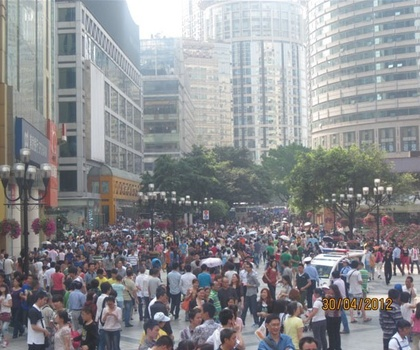
%> input picture 02_Test/data/22.jpg, 420 x 350 px, shrunk from 596 x 496 before the run
$ octave Dark_channel_prior.m   (GNU Octave 9; MATLAB toolbox functions it lacks are replaced by stand-ins)
%> lines starting %> are read from the running program, lines starting %| are printed output that depends on the picture; in (x1, y1, x2, y2) boxes, pixels count from 0 and x2, y2 are one past the last pixel; in counts of white or black regions, pixels touching at a corner belong together; the program's own positions count from 1
### 02_Test/guidedfilter.m
function q = guidedfilter(I, p, r, eps)
%   GUIDEDFILTER   O(1) time implementation of guided filter.
%
%   - guidance image: I (should be a gray-scale/single channel image)
%   - filtering input image: p (should be a gray-scale/single channel image)
%   - local window radius: r
%   - regularization parameter: eps
%%https://blog.csdn.net/wgx571859177/article/details/79725031
[hei, wid] = size(I);
N = boxfilter(ones(hei, wid), r); % the size of each local patch; N=(2r+1)^2 except for boundary pixels.

mean_I = boxfilter(I, r) ./ N;
mean_p = boxfilter(p, r) ./ N;
mean_Ip = boxfilter(I.*p, r) ./ N;
cov_Ip = mean_Ip - mean_I .* mean_p; % this is the covariance of (I, p) in each local patch.

mean_II = boxfilter(I.*I, r) ./ N;
var_I = mean_II - mean_I .* mean_I;


a = cov_Ip ./ (var_I + eps); % Eqn. (5) in the paper;
b = mean_p - a .* mean_I; % Eqn. (6) in the paper;

mean_a = boxfilter(a, r) ./ N;
mean_b = boxfilter(b, r) ./ N;

q = mean_a .* I + mean_b; % Eqn. (8) in the paper;
end

### 02_Test/boxfilter.m
function imDst = boxfilter(imSrc, r)

%   BOXFILTER   O(1) time box filtering using cumulative sum
%
%   - Definition imDst(x, y)=sum(sum(imSrc(x-r:x+r,y-r:y+r)));
%   - Running time independent of r;
%   - Equivalent to the function: colfilt(imSrc, [2*r+1, 2*r+1], 'sliding', @sum);
%   - But much faster.

[hei, wid] = size(imSrc);
imDst = zeros(size(imSrc));

%cumulative sum over Y axis
imCum = cumsum(imSrc, 1);
%difference over Y axis
imDst(1:r+1, :) = imCum(1+r:2*r+1, :);
imDst(r+2:hei-r, :) = imCum(2*r+2:hei, :) - imCum(1:hei-2*r-1, :);
imDst(hei-r+1:hei, :) = repmat(imCum(hei, :), [r, 1]) - imCum(hei-2*r:hei-r-1, :);

%cumulative sum over X axis
imCum = cumsum(imDst, 2);
%difference over Y axis
imDst(:, 1:r+1) = imCum(:, 1+r:2*r+1);
imDst(:, r+2:wid-r) = imCum(:, 2*r+2:wid) - imCum(:, 1:wid-2*r-1);
imDst(:, wid-r+1:wid) = repmat(imCum(:, wid), [1, r]) - imCum(:, wid-2*r:wid-r-1);
end

### 02_Test/guidedfilter_w.m
function q = guidedfilter(I, p, r, eps)
%   GUIDEDFILTER   O(1) time implementation of guided filter.
%
%   - guidance image: I (should be a gray-scale/single channel image)
%   - filtering input image: p (should be a gray-scale/single channel image)
%   - local window radius: r
%   - regularization parameter: eps
%%https://blog.csdn.net/wgx571859177/article/details/79725031
[hei, wid] = size(I);
N = boxfilter(ones(hei, wid), r); % the size of each local patch; N=(2r+1)^2 except for boundary pixels.

mean_I = boxfilter(I, r) ./ N;
mean_p = boxfilter(p, r) ./ N;
mean_Ip = boxfilter(I.*p, r) ./ N;
cov_Ip = mean_Ip - mean_I .* mean_p; % this is the covariance of (I, p) in each local patch.

mean_II = boxfilter(I.*I, r) ./ N;
var_I = mean_II - mean_I .* mean_I;

c = edge(I ,'canny');
c = c./255;
mean_c = boxfilter(c, r) ./ N;


a = cov_Ip ./ (var_I + eps./c); % Eqn. (5) in the paper;
b = mean_p - a .* mean_I; % Eqn. (6) in the paper;

mean_a = boxfilter(a, r) ./ N;
mean_b = boxfilter(b, r) ./ N;

q = mean_a .* I + mean_b; % Eqn. (8) in the paper;
end

### 02_Test/Dark_channel_prior.m
%clear workspace
clear;
clc;

%load test_picture （加载测试照片）
[fName pName]=uigetfile({'*.*'},'Open');
%> the answer given: data/22.jpg

if fName
        original_im=imread([pName fName]); %读入图片
%> original_im is the input picture: size 350x420x3 uint8; mean R, G, B 140.2, 141.2, 144.3
    end
    %formatting im to float  （格式化图片）

    original_im = double(original_im);
%> original_im: size 350x420x3 double
    % separate different channels - RGB（分开不同的通道 -  RGB）
R_channel = original_im(:, :, 1);
G_channel = original_im(:, :, 2);
B_channel = original_im(:, :, 3);

%create original_dark_channel image with same size（创建大小相同的original_dark_channel图像）
[row, column] = size(R_channel);  % row表示行数，column表示列数
%> row = 350; column = 420
dark_channel_image = zeros(row,column);  %zeros生成一个零矩阵

%% 求出RGB通道中像素点最低的通道
%extract the minimum value of each point in RGB for dark_channel_image （为dark_channel_image提取RGB中每个点的最小值）
for i=1:row
    for j=1:column
        local_pixels =[R_channel(i,j), G_channel(i,j), B_channel(i,j)];
        dark_channel_image(i,j) = min(local_pixels );
    end
end

%image erode, minimum filtering（图像腐蚀，最小过滤）
kernel = ones(30);  %ones(N) - 生成N行N列且所有元素均为1的矩阵 （kernel 核心）
final_im = imerode(dark_channel_image, kernel); %dark_channel_image暗通道图像（待处理的图像），kernel：30*30的全1矩阵（结构元素）
%最小值滤波
%final_im = ordfilt2(dark_channel_image,1,kernel);

%腐蚀的原理：https://blog.csdn.net/yarina/article/details/51354278
%二值图像前景物体为1，背景为0.假设原图像中有一个前景物体，那么我们用一个结构元素去腐蚀原图的过程是这样的：遍历原图像的每一个像素，
%然后用结构元素的中心点对准当前正在遍历的这个像素，然后取当前结构元素所覆盖下的原图对应区域内的所有像素的最小值，用这个最小值替换当前像素值。
%由于二值图像最小值就是0，所以就是用0替换，即变成了黑色背景。从而也可以看出，如果当前结构元素覆盖下，全部都是背景，那么就不会对原图做出改动，
%因为都是0.如果全部都是前景像素，也不会对原图做出改动，因为都是1.只有结构元素位于前景物体边缘的时候，它覆盖的区域内才会出现0和1两种不同的像
%素值，这个时候把当前像素替换成0就有变化了。因此腐蚀看起来的效果就是让前景物体缩小了一圈一样。对于前景物体中一些细小的连接处，如果结构元素大
%小相等，这些连接处就会被断开。


%transform dark_channel_imaege into Picture Format（将dark_channel_imaege转换为图片格式）
final_im = uint8(final_im);    %final_im是暗通道图像
%> final_im: size 350x420 uint8
figure;set(gcf,'Position',get(0,'ScreenSize'));
%subplot(2,2,1), imshow(final_im);
%title("Dark Channel Prior");
%% 以上是求图像的暗通道的图像

%definne the size of filter_window（定义滤波器窗口的大小）
wid_x = 2;
wid_y = 2;

%augment image by pixels(value=128)（按像素增加图像）
augmented_im = ones(row+2*wid_x, column+2*wid_y, 3) * 128;
augmented_im(wid_x+1:row+wid_x, wid_y+1:column+wid_y, :) = original_im;
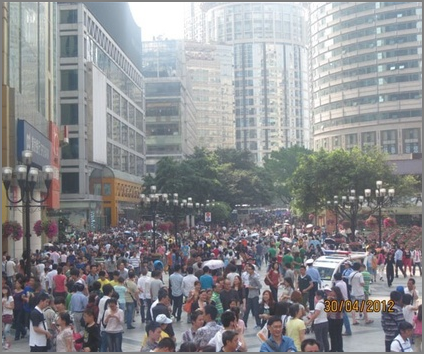
%> augmented_im: size 354x424x3 double; mean R, G, B 140, 140.9, 144

%find the value of Atmospheric light, which is the mean of top 0.1% value（找到大气光的值，这是最高0.1％值的平均值）
%in dark_channel_prior（求A）
%% 大气光A为暗通道中最亮的0.1%
%v_ac = reshape(dark_channel_image,1,column*row);
v_ac = reshape( double(final_im),1,column*row);
v_ac = sort(v_ac, 'descend');  %descend降序排，dim升序排
Ac = mean(v_ac(1:uint8(0.001*column*row)));
%> Ac = 253.1
%%
%define and calculate minimum_matrix （定义并计算最小矩阵）
minimum = zeros(row+2*wid_x, column+2*wid_y);
for i= wid_x+1 : row+wid_x
    for j=wid_y+1: column+wid_y
        %extract local_window（提取local_window）
        local_window = augmented_im(i-wid_x:i+wid_x, j-wid_y:j+wid_y, :);
        %separate RGB channels（单独的RGB通道）
        local_r = local_window(:, :, 1);
        local_g = local_window(:, :, 2);
        local_b = local_window(:, :, 3);

        %normalize this current pixel in 3 channels（将此当前像素标准化为3个通道）
        channel_values = [ R_channel(i-wid_x,j-wid_y) / Ac, G_channel(i-wid_x,j-wid_y) / Ac, B_channel(i-wid_x,j-wid_y) / Ac ];
        %find the min values in 3 channels（找到3个通道中的最小值）
        minimum(i,j) = min(channel_values);
    end
end
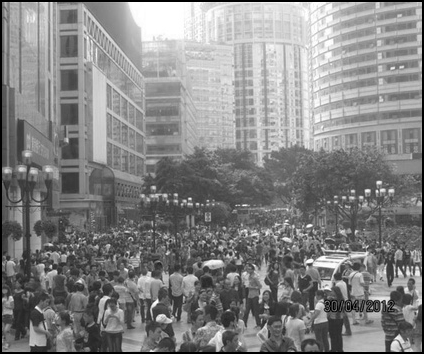
%> minimum: size 354x424 double; min 0, max 1.01, mean 0.522; drawn with min black and max white

%recover the augmented marix to previous size（将增强矩阵恢复到先前的大小）
%original_minimum = ones(row,column);
original_minimum = minimum(wid_x+1:wid_x+row, wid_y+1:wid_y+column);

%assign the local minimum for each point(Image Erode) （为每个点指定局部最小值（Image Erode））
kernel_erode = ones(2*wid_x+1,2*wid_y+1);
min_minimum = imerode(original_minimum, kernel_erode);

%define w as a parameter for adjustment （将w定义为调整参数）
w=0.95;
%define and calculate transmittance matrix （定义和计算透射率矩阵）
pre_t = ones(row,column);
true_t = pre_t - w*min_minimum;  %恢复矩阵
%滤波
r = 50;
eps = 10^(-6);
%true_t = weightedguidedfilter(dark_channel_image,true_t,r,eps);
true_t = guidedfilter(dark_channel_image,true_t,r,eps);
%> in boxfilter, `imDst(:, wid-r+1:wid) = repmat(imCum(:, wid), [1, r]) - imCum(:, wid-2..`: imDst: size 350x420 double; min 2601, max 10201, mean 8896.2
%> in boxfilter (call 2), `imDst(hei-r+1:hei, :) = repmat(imCum(hei, :), [r, 1]) - imCum(hei-2*r:..`: imDst: size 350x420 double; min 2307, max 24031, mean 12510.5
%> in boxfilter (call 2), `imDst(:, 1:r+1) = imCum(:, 1+r:2*r+1);`: imDst: size 350x420 double; min 2307, max 1562374, mean 110234
%> in boxfilter (call 2), `imDst(:, wid-r+1:wid) = repmat(imCum(:, wid), [1, r]) - imCum(:, wid-2..`: imDst: size 350x420 double; min 246560, max 2145117, mean 1194517.2
%> in boxfilter (call 3), `imDst(hei-r+1:hei, :) = repmat(imCum(hei, :), [r, 1]) - imCum(hei-2*r:..`: imDst: size 350x420 double; min 4.89, max 85.02, mean 56.2
%> in boxfilter (call 3), `imDst(:, 1:r+1) = imCum(:, 1+r:2*r+1);`: imDst: size 350x420 double; min 4.89, max 7945.8, mean 626.7
%> in boxfilter (call 3), `imDst(:, wid-r+1:wid) = repmat(imCum(:, wid), [1, r]) - imCum(:, wid-2..`: imDst: size 350x420 double; min 898.7, max 7946.9, mean 5313.5
%> call 4 of boxfilter, with r = 50
%> in boxfilter (call 4), `imDst(hei-r+1:hei, :) = repmat(imCum(hei, :), [r, 1]) - imCum(hei-2*r:..`:
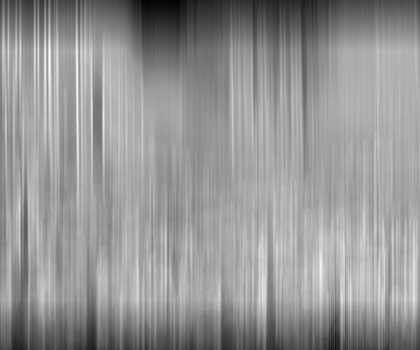
%> imDst: size 350x420 double; min 1142.7, max 10760.8, mean 6749.3; drawn with min black and max white
%> in boxfilter (call 4), `imDst(:, 1:r+1) = imCum(:, 1+r:2*r+1);`:
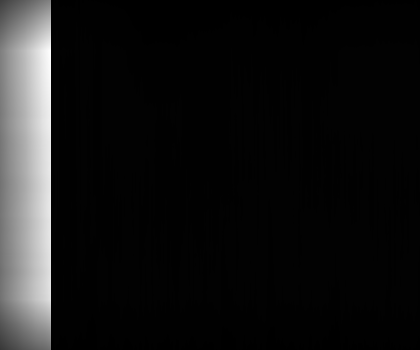
%> imDst: size 350x420 double; 12.14% of pixels changed, all inside (x1, y1, x2, y2) = (0, 0, 51, 350); drawn with min black and max white
%> in boxfilter (call 4), `imDst(:, wid-r+1:wid) = repmat(imCum(:, wid), [1, r]) - imCum(:, wid-2..`:
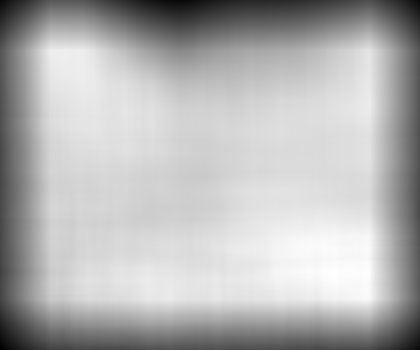
%> imDst: size 350x420 double; min 176586.7, max 833634.7, mean 639735.6; drawn with min black and max white
%> in guidedfilter, `cov_Ip = mean_Ip - mean_I .* mean_p;`:
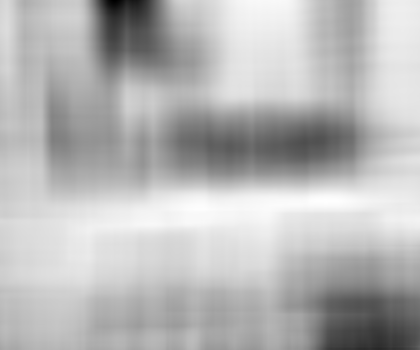
%> cov_Ip: size 350x420 double; min -9.17, max -0.332, mean -2.81; drawn with min black and max white
%> call 5 of boxfilter, with r = 50
%> in boxfilter (call 5), `imCum = cumsum(imSrc, 1);`:
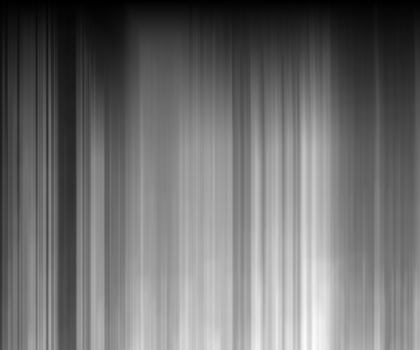
%> imCum: size 350x420 double; min 10404, max 10612347, mean 4586936.6; drawn with min black and max white
true_w = guidedfilter_w(dark_channel_image,true_t,r,eps);
%subplot(2,2,2), imshow(uint8(true_t*255));  %true_t透射图
%subplot(2,2,3), imshow(uint8(true_t*255));  %true_t透射图
%title("Transmittance map");

%set up a threshold for light transmittance（设置透光率阈值）
K=55;
t0=0.1;
p=0.5;
for i=1:row
    for j=1:column
       true_t_1(i,j) = max(t0, true_t(i,j));
       true_t_2(i,j) = min((max(K /abs(original_im(i,j) - Ac),1))* max(t0, true_t(i,j)),1);
       true_t_3(i,j) = min((max(1+log10(K /abs(original_im(i,j) - Ac)),1))* max(t0, true_t(i,j)),1);
       true_t_4(i,j) = min((max((1+log10(K /abs(original_im(i,j) - Ac)))^p,1))* max(t0, true_w(i,j)),1);
       true_t_5(i,j) = min((max((1+log10(K /abs(original_im(i,j) - Ac)))^p,1))* max(t0, true_t(i,j)),1);
    end
end

%recover the final image by haze function（通过雾霾功能恢复最终图像）
final_image_1 = (original_im - Ac) ./ true_t_1 +Ac;
final_image_1 = uint8(final_image_1);

final_image_2 = (original_im - Ac) ./ true_t_2 +Ac;
final_image_2 = uint8(final_image_2);

final_image_3 = (original_im - Ac) ./ true_t_3 +Ac;
final_image_3 = uint8(final_image_3);

final_image_4 = (original_im - Ac) ./ true_t_4 +Ac;
final_image_4 = uint8(final_image_4);

final_image_5 = (original_im - Ac) ./ true_t_5 +Ac;
final_image_5 = uint8(final_image_5);

%show the result（显示结果）
%figure;set(gcf,'Position',get(0,'ScreenSize'));
%subplot(2,2,3), imshow(uint8(original_im));
%title("Original image");

subplot(1,4,2),imshow(final_image_1);
title("After processing");
title("原方法");

%subplot(1,4,3),imshow(final_image_2);
%title("容差机制");

subplot(1,4,1),imshow(uint8(original_im));
title("原图");

subplot(1,4,3),imshow(final_image_5);
title("导向滤波")

subplot(1,4,4),imshow(final_image_4);
title("加权导向滤波")
%title("我的改进(p="+p+")");
